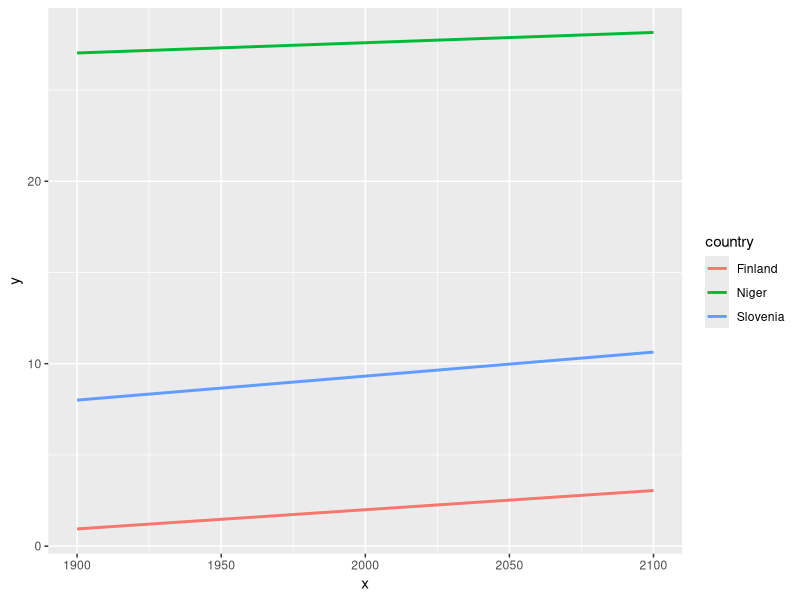

Recreate this plot in R.
## ---- chunk 1
# libraries
library(tidyr)
library(dplyr)
library(ggplot2)

# load data
data <- read.csv("../../data/temperature.csv", sep=";")

# mean temperature
mean_t <- data %>%
  group_by(country, month) %>%
  summarize(t=mean(temperature))

# round to 2
mean_t$t <- round(mean_t$t, digits=2)

# create the table for mean temeprature
mean_comparison <- mean_t %>% spread(key=country, value=t)
mean_comparison


# confidence interval
ci_t <- data %>%
  group_by(country, month) %>%
  summarize(low=quantile(temperature, 0.025), high=quantile(temperature, 0.975))

# lower and upper bounds
ci_t$low <- round(ci_t$low, digits=2)
ci_t$high <- round(ci_t$high, digits=2)

# merge
ci_t$ci <- paste("[", ci_t$low, ", ", ci_t$high, "]")

# remove columns that are no longer needed
ci_t <- ci_t %>%
  select(-low, -high)

# create the table for confidence interval
ci_comparison <- ci_t %>% spread(key=country, value=ci)
ci_comparison

## ---- chunk 2
# filter the data
data_slovenia <- data %>% filter (country == "Slovenia")
data_finland <- data %>% filter (country == "Finland")
data_niger <- data %>% filter (country == "Niger")

# lms
lm_slovenia <- lm(formula = temperature ~ year, data = data_slovenia)
lm_finland <- lm(formula = temperature ~ year, data = data_finland)
lm_niger <- lm(formula = temperature ~ year, data = data_niger)

# x - years
x <- 1900:2100

# y - temperature
y_slovenia <- lm_slovenia$coefficients[2] * x + lm_slovenia$coefficients[1]
y_finland <- lm_finland$coefficients[2] * x + lm_finland$coefficients[1]
y_niger <- lm_niger$coefficients[2] * x + lm_niger$coefficients[1]

# create data frame
reg_line <- data.frame(x=x, y=y_slovenia, country="Slovenia")
reg_line <- rbind(reg_line, data.frame(x=x, y=y_finland, country="Finland"))
reg_line <- rbind(reg_line, data.frame(x=x, y=y_niger, country="Niger"))

# plot
ggplot() +
  geom_line(data=reg_line, aes(x=x, y=y, color=country), size=1)
